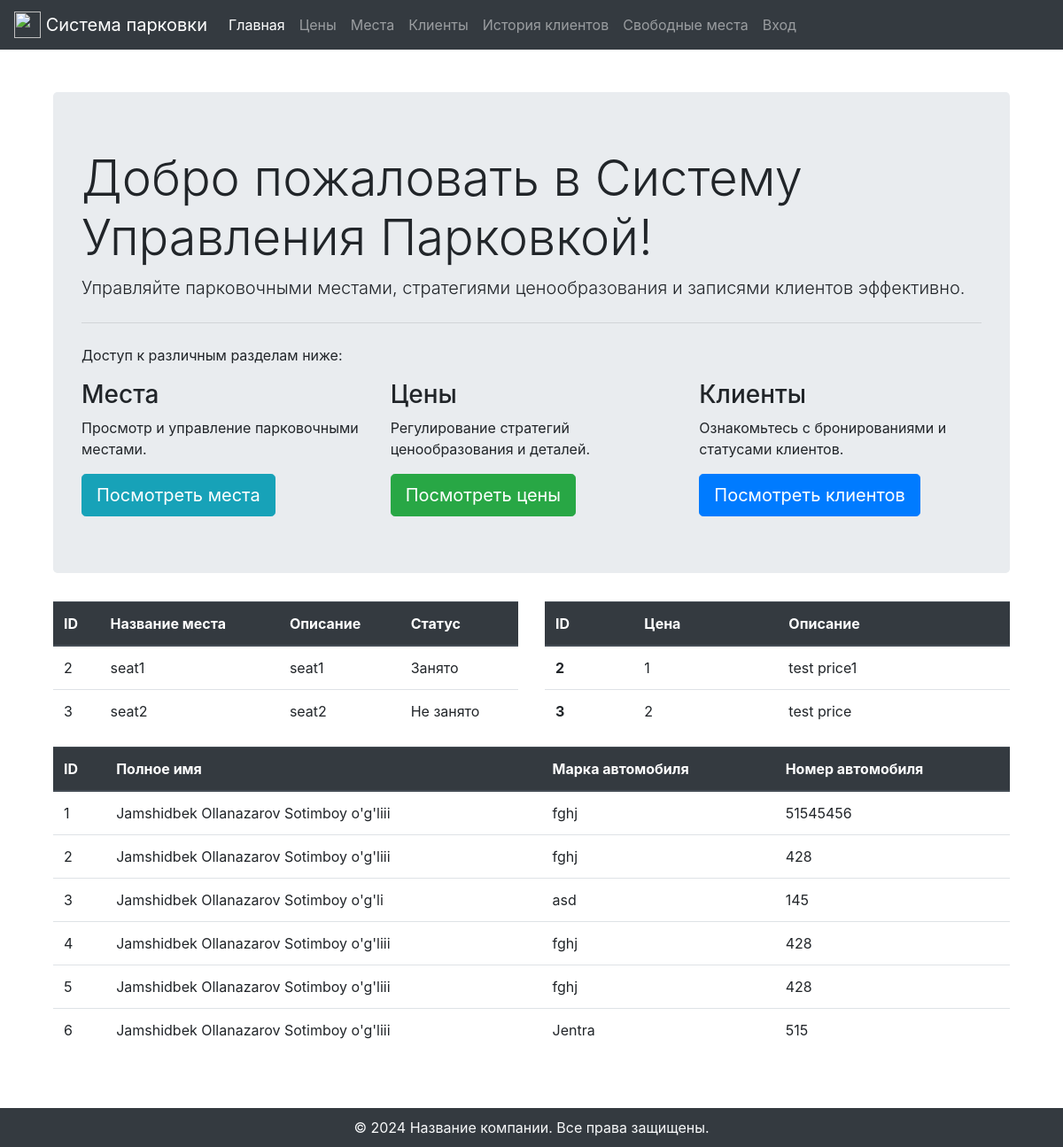
The app's page /, older data.
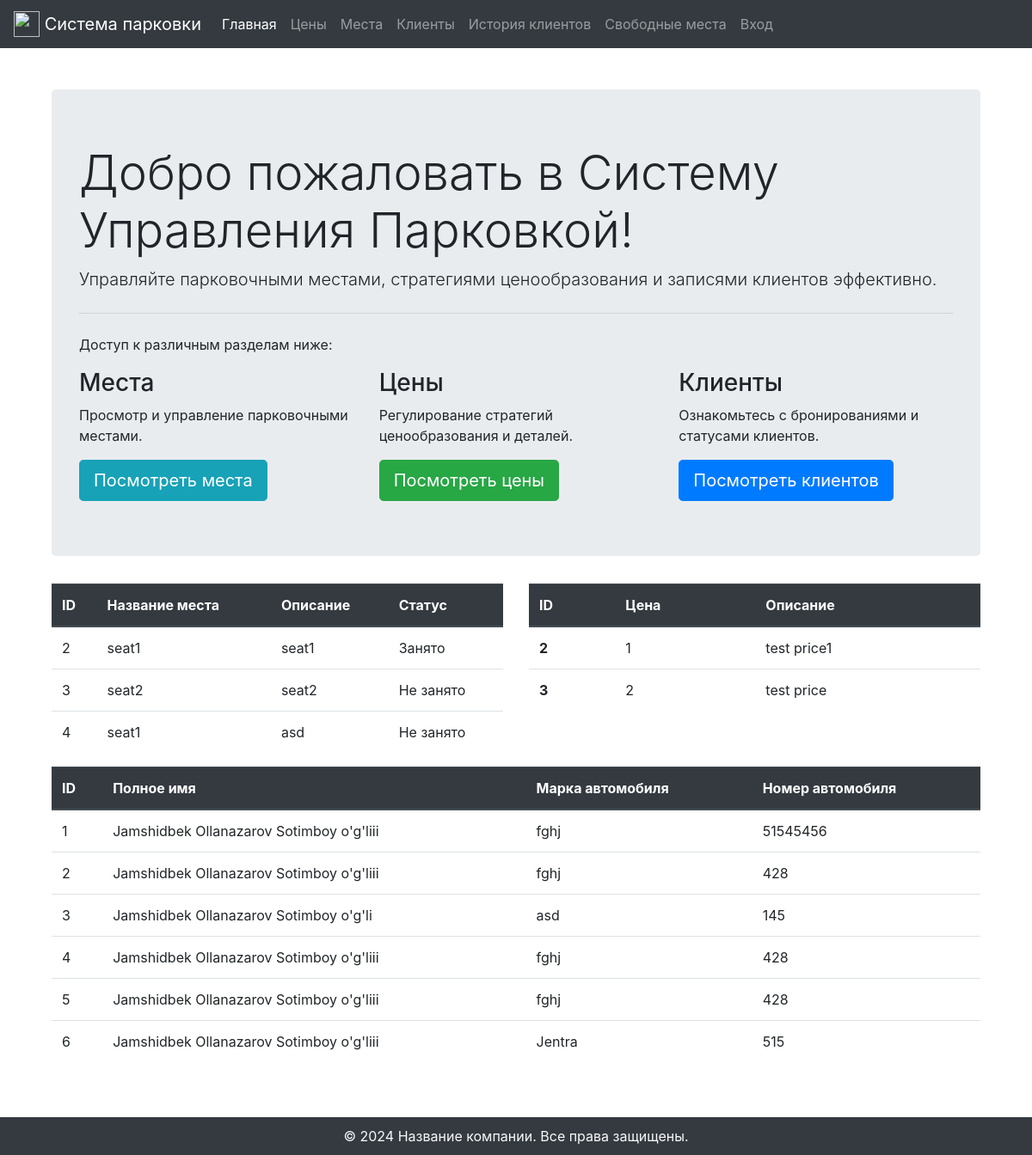
The same page, newer data.
### pages/models.py (models this page shows, shortened)
class Seat(models.Model):
    place_name = models.CharField(max_length=255)  # The max_length should be defined based on your varchar requirements
    explanation = models.TextField(null=True, blank=True)  # The question mark indicates that this field can be null
    status = models.BooleanField(default=False)  # New status field with default set to False

class Price(models.Model):
    price = models.BigIntegerField()
    description = models.TextField()  # Assuming this is a text description; change the field type if it's not text

class Customer(models.Model):
    fullname = models.CharField(max_length=255, null=True, blank=True)
    user = models.ForeignKey(settings.AUTH_USER_MODEL, on_delete=models.CASCADE, editable=False)
    seat = models.ForeignKey('Seat', on_delete=models.CASCADE)
    vehicle_number = models.CharField(max_length=255)
    arrival_time = models.DateTimeField(default=timezone.now)
    leave_time = models.DateTimeField(null=True, blank=True, default=timezone.now() + datetime.timedelta(hours=2))
    stay_time = models.DurationField(null=True, blank=True, editable=False)
    hourly_price = models.ForeignKey('Price', on_delete=models.SET_NULL, null=True)
    total_price = models.BigIntegerField(default=0, editable=False)
    carname = models.CharField(max_length=255, null=True, blank=True)

### pages/views.py (the view)
# urls.py: path('', home_view, name='home'),
def home_view(request):
    seats = Seat.objects.all()[:10]  # Get all seats
    prices = Price.objects.all()[:10]
    customers = Customer.objects.all()[:10]
    return render(request, 'home.html', {'seats': seats, 'customers': customers, 'prices': prices})

### templates/home.html (shortened to what this page needs)
{% extends 'base.html' %}
{% block content %}
<div class="container mt-4 mb-5">
    <div class="jumbotron">
        <h1 class="display-4">Добро пожаловать в Систему Управления Парковкой!</h1>
        <p class="lead">Управляйте парковочными местами, стратегиями ценообразования и записями клиентов эффективно.</p>
        <hr class="my-4">
        <p>Доступ к различным разделам ниже:</p>
        <div class="row">
            <div class="col-md-4">
                <h3>Места</h3>
                <p>Просмотр и управление парковочными местами.</p>
                <a class="btn btn-info btn-lg" href="{% url 'seat-list' %}" role="button">Посмотреть места</a>
            </div>
            <div class="col-md-4">
                <h3>Цены</h3>
                <p>Регулирование стратегий ценообразования и деталей.</p>
                <a class="btn btn-success btn-lg" href="{% url 'price-list' %}" role="button">Посмотреть цены</a>
            </div>
            <div class="col-md-4">
                <h3>Клиенты</h3>
                <p>Ознакомьтесь с бронированиями и статусами клиентов.</p>
                <a class="btn btn-primary btn-lg" href="{% url 'customer-list' %}" role="button">Посмотреть клиентов</a>
            </div>
        </div>
    </div>
    <div class="row">
        <div class="col-md-6">
            <table class="table">
                <thead class="thead-dark">
                    <tr>
                        <th>ID</th>
                        <th>Название места</th>
                        <th>Описание</th>
                        <th>Статус</th>
                    </tr>
                </thead>
                <tbody>
                    {% for seat in seats %}
                    <tr>
                        <td>{{ seat.id }}</td>
                        <td>{{ seat.place_name }}</td>
                        <td>{{ seat.explanation }}</td>
                        <td>
                            {% if seat.status %}
                                Занято
                            {% else %}
                                Не занято
                            {% endif %}
                        </td>
                    </tr>
                    {% empty %}
                    <tr><td colspan="4">Места не найдены.</td></tr>
                    {% endfor %}
                </tbody>
            </table>
        </div>
        <div class="col-md-6">
            <table class="table">
                <thead class="thead-dark">
                    <tr>
                        <th scope="col">ID</th>
                        <th scope="col">Цена</th>
                        <th scope="col">Описание</th>
                    </tr>
                </thead>
                <tbody>
                    {% for price in prices %}
                    <tr>
                        <th scope="row">{{ price.id }}</th>
                        <td>{{ price.price }}</td>
                        <td>{{ price.description }}</td>
                    </tr>
                    {% empty %}
                    <tr>
                        <td colspan="4">Цены не найдены.</td>
                    </tr>
                    {% endfor %}
                </tbody>
            </table>
        </div>
        <div class="col-md-12">
            <table class="table">
                <thead class="thead-dark">
                    <tr>
                        <th>ID</th>
                        <th>Полное имя</th>
                        <th>Марка автомобиля</th>
                        <th>Номер автомобиля</th>
                    </tr>
                </thead>
                <tbody>
                    {% for customer in customers %}
                    <tr>
                        <td>{{ customer.id }}</td>
                        <td>{{ customer.fullname }}</td>
                        <td>{{ customer.carname }}</td>
                        <td>{{ customer.vehicle_number }}</td>
                    </tr>
                    {% endfor %}
                </tbody>
            </table>
        </div>
    </div>
</div>
{% endblock %}

Row changes from the older to the newer data that the page shows:
added Seat: id "4", place_name "seat1", explanation "asd", status "Не занято"
